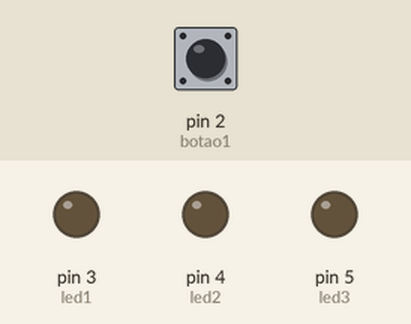
Bench run of a sketch on a simulated Arduino Uno, built with avr-gcc and run on an emulated ATmega328P. On the bench: output pins drawn as LEDs (lit = HIGH). The test bench sets the inputs (shaded band); at power-on: pin 2 (botao1) LOW.

Above: at 1.2 s.
1.3 s: pin 2 (botao1) pulled HIGH for 0.15 s
At 1.37 s:
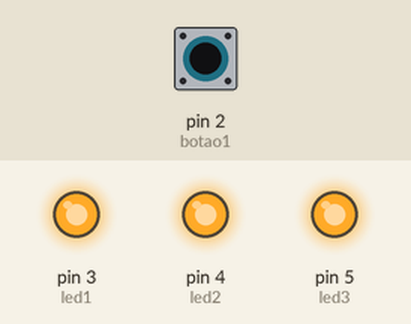
2.9 s: pin 2 (botao1) pulled HIGH for 3.2 s
At 7.0 s:
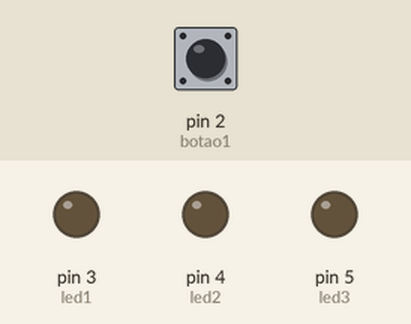
Timing chart, 0 to 8.5 s (numbered marks = the images above; inputs shaded):
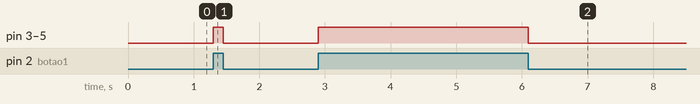

The sketch:

Atividade2.ino
```cpp
#define botao1 2 //definindo uma variável para o botão na entrada digital 2
#define led1 3 //definindo uma variável para o led na entrada digital 3
#define led2 4 //definindo uma variável para o led na entrada digital 4
#define led3 5 //definindo uma variável para o led na entrada digital 5

void setup() { //Função de configuração/definição
  pinMode(botao1, INPUT); //Define o modo do pino na variável botão1 como entrada
  pinMode(led1, OUTPUT); //Define o modo do pino na variável led1 como saída
  pinMode(led2, OUTPUT); //Define o modo do pino na variável led2 como saída
  pinMode(led3, OUTPUT); //Define o modo do pino na variável led3 como saída
}

void loop() { //Ciclo de repetição
  //se
if (digitalRead(2)) { //Realiza a leitura do botão1 que está na entrada 2
  digitalWrite(3, HIGH); //Escreve led1(saída 3) como true(ligado)
  digitalWrite(4, HIGH); //Escreve led2(saída 4) como true(ligado)
  digitalWrite(5, HIGH); //Escreve led3(saída 5) como true(ligado)
  //senão
} else {
  digitalWrite(3, LOW); //Escreve led1(saída 3) como false(desligado)
  digitalWrite(4, LOW); //Escreve led2(saída 4) como false(desligado)
  digitalWrite(5, LOW); //Escreve led3(saída 5) como false(desligado)
}}
```

Measured:
- after the input at 1.3 s, pin 3 (led1), pin 4 (led2), pin 5 (led3): LOW → HIGH at once, → LOW 0.15 s later
- after the input at 2.9 s, pin 3 (led1), pin 4 (led2), pin 5 (led3): LOW → HIGH at once, → LOW 3.2 s later
